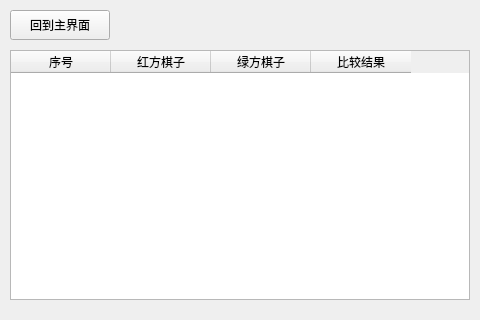
<?xml version="1.0" encoding="UTF-8"?>
<ui version="4.0">
 <class>Form</class>
 <widget class="QWidget" name="Form">
  <property name="geometry">
   <rect>
    <x>0</x>
    <y>0</y>
    <width>480</width>
    <height>320</height>
   </rect>
  </property>
  <property name="windowTitle">
   <string>比较结果</string>
  </property>
  <widget class="QPushButton" name="main">
   <property name="geometry">
    <rect>
     <x>10</x>
     <y>10</y>
     <width>100</width>
     <height>30</height>
    </rect>
   </property>
   <property name="text">
    <string>回到主界面</string>
   </property>
  </widget>
  <widget class="QTableWidget" name="compare">
   <property name="geometry">
    <rect>
     <x>10</x>
     <y>50</y>
     <width>460</width>
     <height>250</height>
    </rect>
   </property>
   <column>
    <property name="text">
     <string>序号</string>
    </property>
   </column>
   <column>
    <property name="text">
     <string>红方棋子</string>
    </property>
   </column>
   <column>
    <property name="text">
     <string>绿方棋子</string>
    </property>
   </column>
   <column>
    <property name="text">
     <string>比较结果</string>
    </property>
   </column>
  </widget>
 </widget>
 <resources/>
 <connections/>
</ui>
